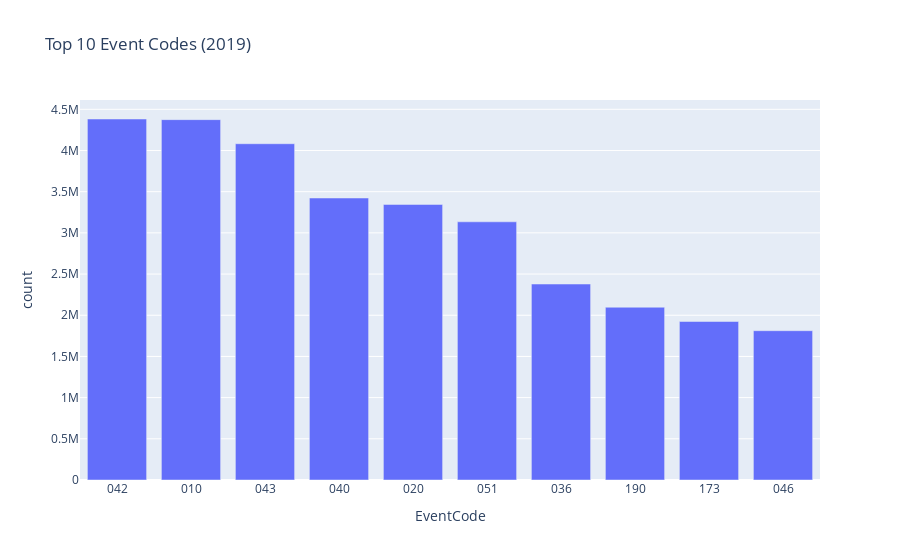
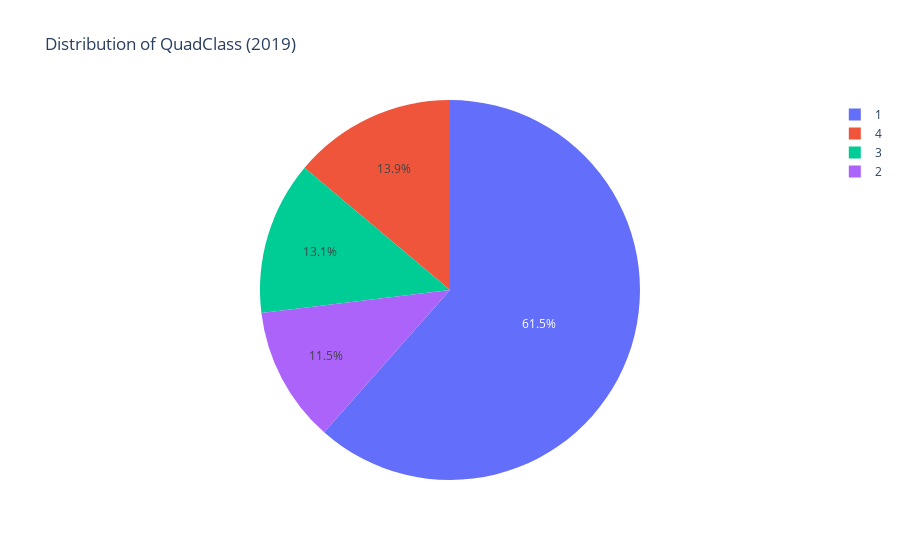

Notebook code for these charts, in order:
### Code cell
# Plotting top 10 Event Codes
fig = px.bar(event_code_count.head(10), x='EventCode', y='count', 
             title='Top 10 Event Codes (2019)', 
             labels={'Count': 'Number of Events'})
fig.show()

# Plotting QuadClass distribution
fig = px.pie(quad_class_count, values='count', names='QuadClass', 
             title='Distribution of QuadClass (2019)')
fig.show()

### Figure 1 — Plotly figure (JSON) as saved in the notebook; plotly's stock layout.template omitted (floating-point values rounded to 4 significant figures)
{"data": [{"alignmentgroup": "True", "hovertemplate": "EventCode=%{x}<br>count=%{y}<extra></extra>", "legendgroup": "", "marker": {"color": "#636efa", "pattern": {"shape": ""}}, "name": "", "offsetgroup": "", "orientation": "v", "showlegend": false, "textposition": "auto", "type": "bar", "x": ["042", "010", "043", "040", "020", "051", "036", "190", "173", "046"], "xaxis": "x", "y": [4382310, 4374510, 4082145, 3423149, 3344947, 3134394, 2378923, 2097258, 1924093, 1812531], "yaxis": "y"}], "layout": {"barmode": "relative", "legend": {"tracegroupgap": 0}, "title": {"text": "Top 10 Event Codes (2019)"}, "xaxis": {"anchor": "y", "domain": [0, 1], "title": {"text": "EventCode"}}, "yaxis": {"anchor": "x", "domain": [0, 1], "title": {"text": "count"}}}}

### Figure 2 — Plotly figure (JSON) as saved in the notebook; plotly's stock layout.template omitted (floating-point values rounded to 4 significant figures)
{"data": [{"domain": {"x": [0, 1], "y": [0, 1]}, "hovertemplate": "QuadClass=%{label}<br>count=%{value}<extra></extra>", "labels": [1, 4, 3, 2], "legendgroup": "", "name": "", "showlegend": true, "type": "pie", "values": [34502929, 7779569, 7324352, 6474567]}], "layout": {"legend": {"tracegroupgap": 0}, "title": {"text": "Distribution of QuadClass (2019)"}}}
